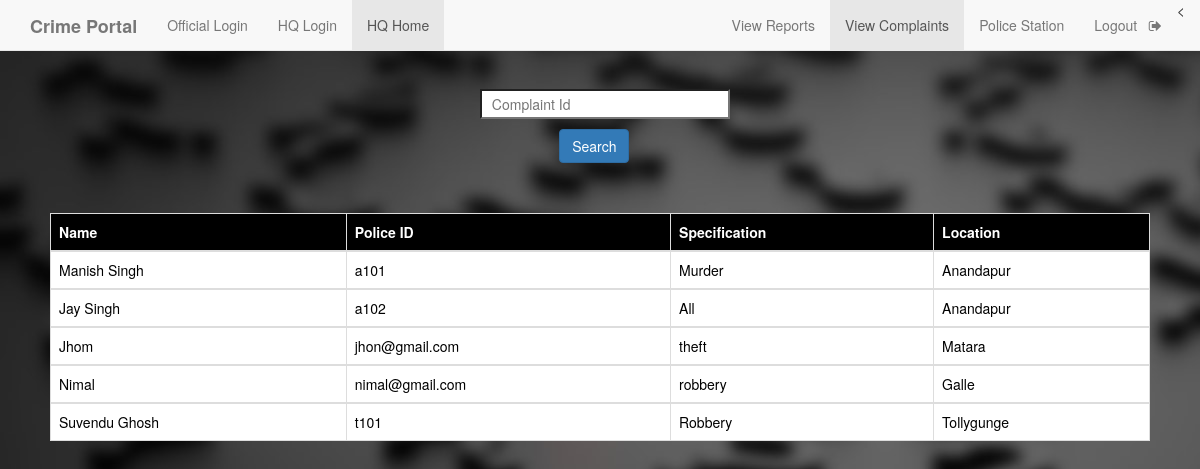
Page /policereport.php (signed in) on the committed database.
### tables this page shows
CREATE TABLE `police` (
  `p_name` varchar(50) NOT NULL,
  `p_id` varchar(50) NOT NULL,
  `spec` varchar(50) NOT NULL,
  `location` varchar(50) NOT NULL,
  `p_pass` varchar(50) NOT NULL
);

### policereport.php (the view, shortened to what this page needs)
<!DOCTYPE html>
<html>
<head>
	<link rel="stylesheet" type="text/css" href="https://maxcdn.bootstrapcdn.com/bootstrap/3.3.5/css/bootstrap.min.css">
	<link rel="stylesheet" type="text/css" href="https://maxcdn.bootstrapcdn.com/font-awesome/4.4.0/css/font-awesome.min.css">
     <?php
    $conn=mysqli_connect("localhost","root","");
    mysqli_select_db($conn,"crime");
     $result=mysqli_query($conn,"SELECT * FROM police");
    ?>
</head>
<body>
	<body style="background-image: url(search1.jpeg); ">
	<nav  class="navbar navbar-default navbar-fixed-top">
  <div class="container">
    <div class="navbar-header">
      <a class="navbar-brand" href="home.php"><b>Crime Portal</b></a>
    </div>
    <div id="navbar" class="collapse navbar-collapse">
      <ul class="nav navbar-nav">
        <li ><a href="official_login.php">Official Login</a></li>
        <li ><a href="headlogin.php">HQ Login</a></li>
        <li class="active"><a href="headHome.php">HQ Home</a></li>
      </ul>
      <ul class="nav navbar-nav navbar-right">
	  <<li ><a href="report.php">View Reports</a></li>
        <li class="active" ><a href="headHome.php">View Complaints</a></li>
        <li ><a href="head_view_police_station.php">Police Station</a></li>
        <li><a href="h_logout.php">Logout &nbsp <i class="fa fa-sign-out" aria-hidden="true"></i></a></li>
      </ul>
    </div>
  </div>
 </nav>
    <form style="margin-top: 7%; margin-left: 40%;" method="post">
    <input type="text" name="complainid" style="width: 250px; height: 30px; background-color:white; color:grey; margin-top:5px;" placeholder="&nbsp Complaint Id" onfocusout="f1()" required id="ciid">
        <div>
      <input class="btn btn-primary" type="submit" value="Search" name="s2" style="margin-top: 10px; margin-left: 11%;">
        </div>
    </form>
 <div style="padding:50px;">
   <table class="table table-bordered">
    <thead class="thead-dark" style="background-color: black; color: white;">
      <tr>
        <th scope="col">Name</th>
        <th scope="col">Police ID</th>
        <th scope="col">Specification</th>
        <th scope="col">Location</th>
      </tr>
    </thead>
<?php
      while($rows=mysqli_fetch_assoc($result)){
    ?>
    <tbody style="background-color: white; color: black;">
      <tr>
        <td><?php echo $rows['p_name']; ?></td>
        <td><?php echo $rows['p_id']; ?></td>
        <td><?php echo $rows['spec']; ?></td>
        <td><?php echo $rows['location']; ?></td>
      </tr>
    </tbody>
    <?php
    }
    ?>
</table>
 </div>
</body>
</html>

### rows in the picture
police: p_name "Manish Singh", p_id "a101", spec "Murder", location "Anandapur"
police: p_name "Jay Singh", p_id "a102", spec "All", location "Anandapur"
police: p_name "Jhom", p_id "jhon@gmail.com", spec "theft", location "Matara"
police: p_name "Nimal", p_id "nimal@gmail.com", spec "robbery", location "Galle"
police: p_name "Suvendu Ghosh", p_id "t101", spec "Robbery", location "Tollygunge"
